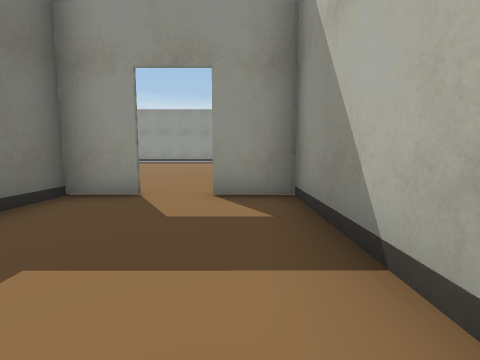
view 1 (above)

16 first-person views from a walk through a scene from a Unity 3-D project. The camera is 1.4 m above the floor, tilts 6° down and sees 85° across. The floor is counted in squares, 2 m on a side. Each view is taken from the middle of a square. On the plan, view 1 faces up. The plan holds only what a view shows up to about 9 squares ahead; the rest is blank. The place goes on beyond the plan. The player character is not drawn. Some animated figures are not drawn. Door leaves are left out, so doorways stand open. Some surface patterns are stand-ins.

view 2
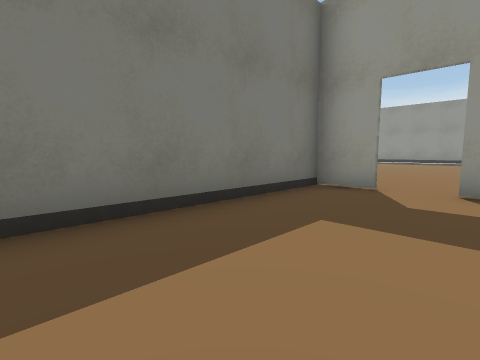

view 3
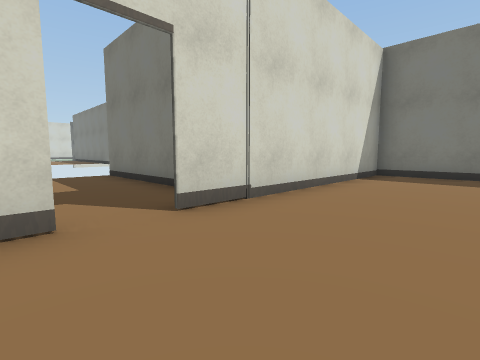

view 4
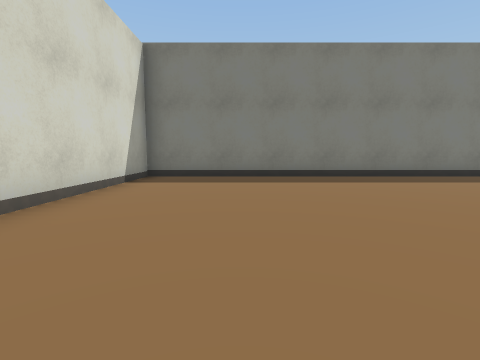

view 5
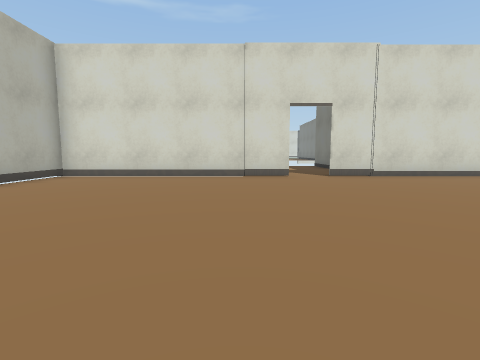

view 6
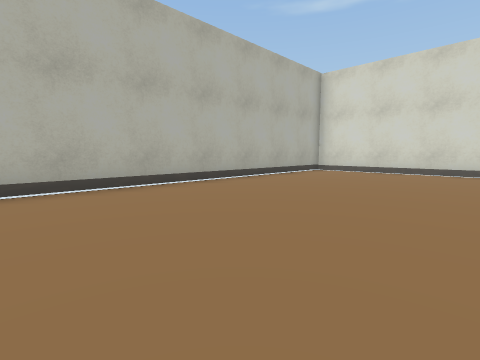

view 7
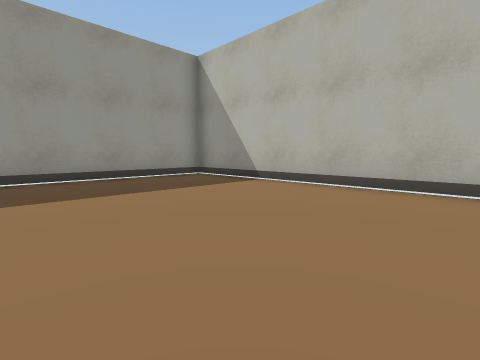

view 8
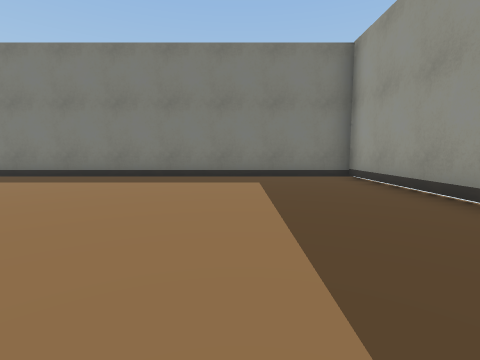

view 9
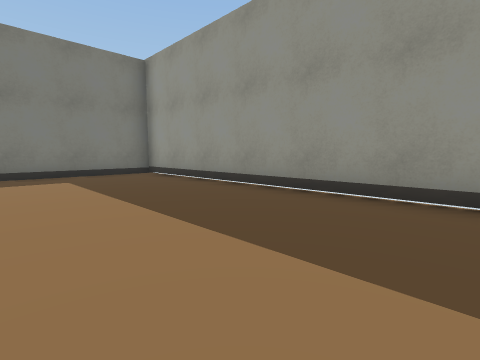

view 10
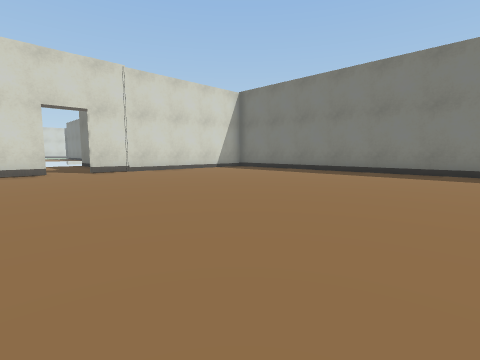

view 11
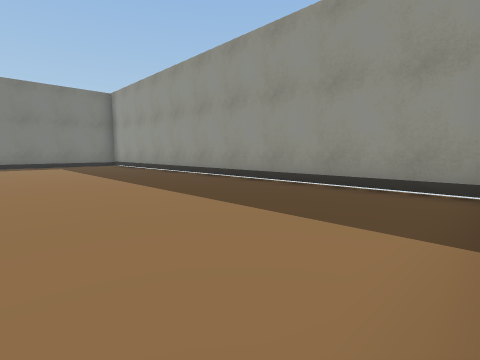

view 12
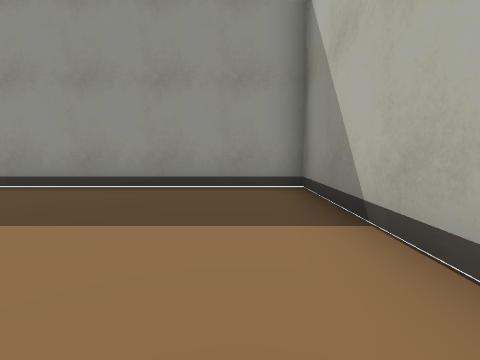

view 13
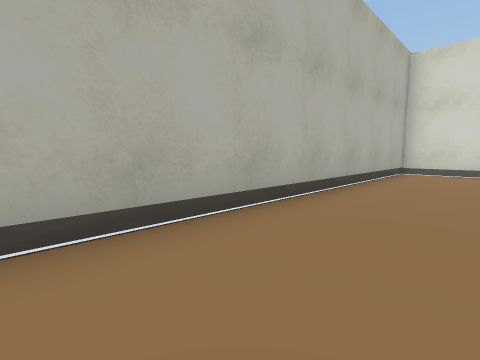

view 14
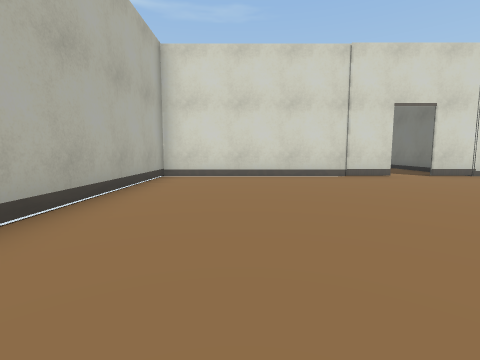

view 15
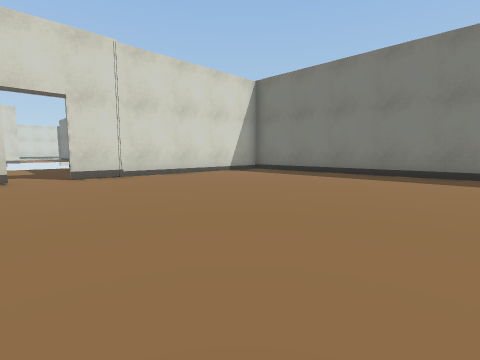

view 16
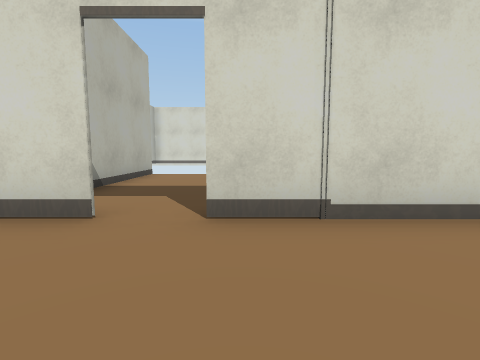

### Floor plan
Points are (right, up) in squares from view 1. A wall is a line through its corners. A room is listed if a view was taken in it or the views show most of it. See-through windows are left out.
Room 1 (views 1, 2)
walls: (0.9, -1.6) (0.9, 4.2) (-0.5, 4.2); (-1.6, 4.2) (-2.8, 4.2) (-2.8, -1.5)
ways out: open door at (-1, 4) to room 2
Room 2 (views 3, 4, 5, 6, 7, 8, 9, 10, 11, 12, 13, 14, 15, 16)
walls: (-0.5, 4.3) (6.3, 4.3) (6.3, 19.2) (-8.7, 19.2) (-8.7, 4.3) (-1.6, 4.3)
ways out: open door at (-1, 4) to room 1

Where each view was taken, in squares from view 1:
view 1: 0 up, 0 right, facing up
view 2: 1 down, 0 right, facing up-left
view 3: 7 up, 0 right, facing down-left
view 4: 7 up, 1 left, facing left
view 5: 12 up, 1 right, facing down
view 6: 14 up, 1 right, facing down-right
view 7: 12 up, 1 right, facing up-right
view 8: 16 up, 1 left, facing left
view 9: 15 up, 0 right, facing up-left
view 10: 14 up, 1 right, facing down-left
view 11: 14 up, 6 right, facing up-left
view 12: 14 up, 5 right, facing up
view 13: 14 up, 4 right, facing down-right
view 14: 12 up, 4 right, facing down
view 15: 12 up, 0 right, facing down-left
view 16: 7 up, 2 left, facing down
